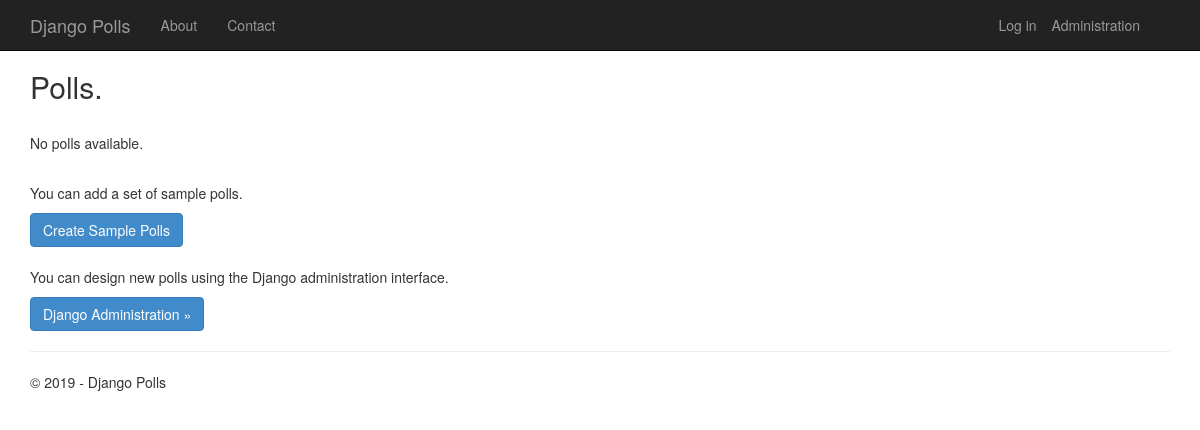
Before: / with the older database file.
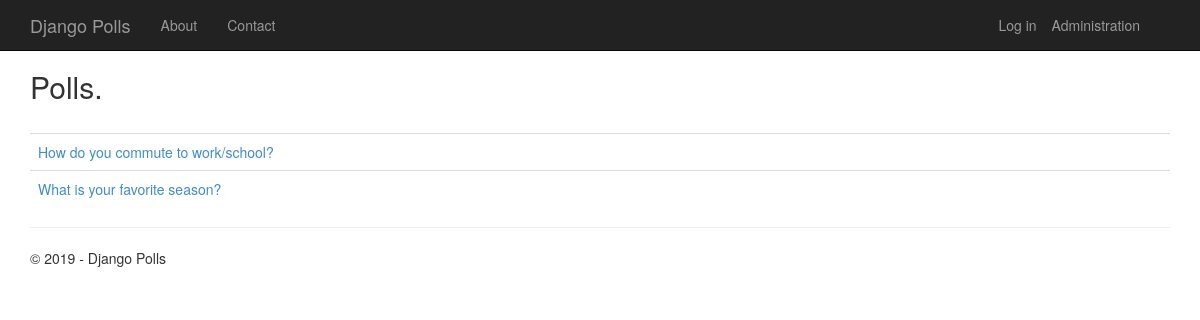
After: the same page with the newer database file.
### app/models.py (models this page shows, shortened)
class Poll(models.Model):
    text = models.CharField(max_length=200)
    pub_date = models.DateTimeField('date published')
    author = models.CharField(max_length=100, blank=True)

### app/views.py (the view)
class PollListView(ListView):
    model = Poll
    def get_context_data(self, **kwargs):
        context = super(PollListView, self).get_context_data(**kwargs)
        context['title'] = 'Polls'
        context['year'] = datetime.now().year
        return context

### app/templates/app/index.html (shortened to what this page needs)
{% extends "app/layout.html" %}
{% block content %}
<h2>Polls.</h2>
<br/>
{% if latest_poll_list %}
<table class="table table-hover">
    <tbody>
        {% for poll in latest_poll_list %}
        <tr>
            <td>
                <a href="{% url 'app:detail' poll.id %}">{{poll.text}}</a>
            </td>
        </tr>
        {% endfor %}
    </tbody>
</table>
{% else %}
<p>No polls available.</p>
<br />
<p>You can add a set of sample polls.</p>
<form action="/seed/" method="post">
    <button class="btn btn-primary" type="submit">Create Sample Polls</button>
</form>
<br />
<p>You can design new polls using the Django administration interface.</p>
<p><a href="/admin/" class="btn btn-primary btn-large">Django Administration &raquo;</a></p>
{% endif %}
{% endblock %}

### app/templates/app/layout.html (shortened to what this page needs)
<!DOCTYPE html>
<html>
<head>
    {% load staticfiles %}
    <link rel="stylesheet" type="text/css" href="{% static 'app/content/bootstrap.min.css' %}" />
    <link rel="stylesheet" type="text/css" href="{% static 'app/content/site.css' %}" />
</head>
<body>
    <div class="navbar navbar-inverse navbar-fixed-top">
        <div class="container">
            <div class="navbar-header">
                <a href="/" class="navbar-brand">Django Polls</a>
            </div>
            <div class="navbar-collapse collapse">
                <ul class="nav navbar-nav">
                    <li><a href="{% url 'about' %}">About</a></li>
                    <li><a href="{% url 'contact' %}">Contact</a></li>
                </ul>
                {% include 'app/loginpartial.html' %}
            </div>
        </div>
    </div>
    <div class="container body-content">
{% block content %}{% endblock %}
        <hr/>
        <footer>
            <p>&copy; {{ year }} - Django Polls</p>
        </footer>
    </div>
</body>
</html>

### app/templates/app/loginpartial.html
<ul class="nav navbar-nav navbar-right">
    <li><a href="/admin">Administration</a></li>
</ul>
{% if user.is_authenticated %}
<form id="logoutForm" action="/logout/" method="post" class="navbar-right">
    {% csrf_token %}
    <ul class="nav navbar-nav navbar-right">
        <li><span class="navbar-brand">Hello {{ user.username }}!</span></li>
        <li><a href="javascript:document.getElementById('logoutForm').submit()">Log off</a></li>
    </ul>
</form>
{% else %}
<ul class="nav navbar-nav navbar-right">
    <li><a href="{% url 'login' %}">Log in</a></li>
</ul>
{% endif %}

### app/static/app/content/site.css (style rules this page uses)
body { padding-top: 50px; padding-bottom: 20px; }
.body-content { padding-left: 15px; padding-right: 15px; }

Changed rows visible on the page:
added Poll: text "How do you commute to work/school?"
added Poll: text "What is your favorite season?"
Other visible differences:
text no longer shown: "No polls available. You can add a set of sample polls. Create Sample Polls You can design new polls using the Django administration interface. Django Administration »"
